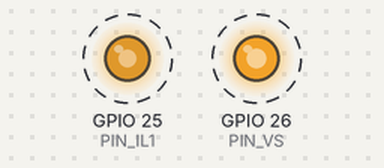
Bench run of a sketch on a simulated ESP32. Shown: output pins drawn as LEDs (lit = HIGH). Dashed ring = blinking. What the sketch prints to the serial monitor is not drawn.

Above: at 0.05 s.
Timing chart, 0 to 1.4 s (numbered marks = the images above):
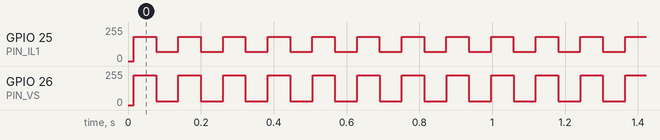

The sketch:

reference_distorted.ino
```cpp
/*
 * SAPF Signal Generator — ESP32
 *
 * Generates two test signals for software-in-loop testing
 * of the Single-Phase Active Power Filter (SAPF).
 *
 * Pin 26 → V_S  : clean 50Hz sine wave (grid voltage simulation)
 * Pin 25 → I_L1 : distorted wave (nonlinear load current simulation)
 *                 fundamental + 0.3 × 3rd harmonic + 0.1 × 5th harmonic
 *
 * Sample rate:  100kHz (10µs per sample)
 * Frequency:    50Hz
 * DAC range:    0-255 (8-bit)
 * Offset:       127.5 (midpoint, represents zero current/voltage)
 * Scale:        98    (amplitude, keeps signal within DAC range)
 *
 * Authors: Özcan YARDIMCI, Yusuf Cafer TOK
 * University: Sakarya University
 * Purpose: SAPF undergraduate thesis
 */

/* ── Pin definitions ─────────────────────────────────────── */
#define PIN_VS    26    /* V_S  : clean sine output          */
#define PIN_IL1   25    /* I_L1 : distorted wave output      */

/* ── Signal parameters ───────────────────────────────────── */
#define SAMPLE_RATE_US  10      /* sample interval in microseconds  */
#define FREQUENCY_HZ    50      /* output frequency in Hz           */
#define SCALE           98      /* amplitude (keeps within 0-255)   */
#define OFFSET          127.5f  /* DAC midpoint (zero crossing)     */

/* ── Harmonic amplitudes ─────────────────────────────────── */
#define H1_AMPLITUDE    1.0f    /* fundamental amplitude            */
#define H3_AMPLITUDE    0.3f    /* 3rd harmonic amplitude           */
#define H5_AMPLITUDE    0.1f    /* 5th harmonic amplitude           */

/* ── Derived constants ───────────────────────────────────── */
#define SAMPLES_PER_CYCLE  (1000000 / SAMPLE_RATE_US / FREQUENCY_HZ)
/* 1000000µs / 10µs / 50Hz = 2000 samples per cycle          */

#define TWO_PI          6.28318530f

/* ── Precomputed lookup tables ───────────────────────────── */
/* Computed once at startup to avoid repeated trigonometry    */
/* in the time-critical ISR loop                              */
uint8_t lut_VS[SAMPLES_PER_CYCLE];     /* clean sine          */
uint8_t lut_IL1[SAMPLES_PER_CYCLE];    /* distorted wave      */

/* ── Sample index ────────────────────────────────────────── */
volatile uint32_t sample_index = 0;

/*
 * build_lookup_tables
 * Precomputes both waveforms and stores them in uint8_t arrays.
 * Called once in setup(). Avoids floating point math in loop().
 */
void build_lookup_tables(void)
{
    for (uint32_t i = 0; i < SAMPLES_PER_CYCLE; i++)
    {
        /* Phase angle for this sample */
        float phase = TWO_PI * (float)i / (float)SAMPLES_PER_CYCLE;

        /* V_S: pure fundamental sine */
        float vs_value = H1_AMPLITUDE * sinf(phase);
        lut_VS[i] = (uint8_t)(OFFSET + SCALE * vs_value);

        /* I_L1: fundamental + 3rd harmonic + 5th harmonic    */
        /* This represents a typical nonlinear load current    */
        /* Any nonlinear load generates odd-order harmonics    */
        float il1_value = H1_AMPLITUDE * sinf(phase)
                        + H3_AMPLITUDE * sinf(3.0f * phase)
                        + H5_AMPLITUDE * sinf(5.0f * phase);

        /* Normalize to keep within DAC range 0-255           */
        /* Maximum possible value: 1.0 + 0.3 + 0.1 = 1.4     */
        /* SCALE × 1.4 + OFFSET = 98×1.4 + 127.5 = 264.7     */
        /* Exceeds 255 — apply normalization factor            */
        float normalization = H1_AMPLITUDE + H3_AMPLITUDE + H5_AMPLITUDE;
        il1_value = il1_value / normalization;
        lut_IL1[i] = (uint8_t)(OFFSET + SCALE * il1_value);
    }
}

/*
 * setup
 * Runs once at power-on. Builds lookup tables and
 * confirms readiness via serial monitor.
 */
void setup(void)
{
    Serial.begin(115200);

    /* Set DAC pins as outputs */
    pinMode(PIN_VS,  OUTPUT);
    pinMode(PIN_IL1, OUTPUT);

    /* Initialize DAC outputs to midpoint (zero signal) */
    dacWrite(PIN_VS,  (uint8_t)OFFSET);
    dacWrite(PIN_IL1, (uint8_t)OFFSET);

    /* Build waveform lookup tables */
    build_lookup_tables();

    Serial.println("SAPF Signal Generator ready.");
    Serial.print("Samples per cycle: ");
    Serial.println(SAMPLES_PER_CYCLE);
    Serial.print("Frequency: ");
    Serial.print(FREQUENCY_HZ);
    Serial.println(" Hz");
    Serial.print("Sample interval: ");
    Serial.print(SAMPLE_RATE_US);
    Serial.println(" us");
}

/*
 * loop
 * Outputs one sample per SAMPLE_RATE_US microseconds.
 * Uses micros() for timing — no delay() which would drift.
 * Wraps sample_index at end of each cycle.
 */
void loop(void)
{
    static uint32_t last_sample_time = 0;

    uint32_t current_time = micros();

    /* Wait until next sample interval */
    if ((current_time - last_sample_time) >= SAMPLE_RATE_US)
    {
        last_sample_time = current_time;

        /* Output current sample from lookup tables */
        dacWrite(PIN_VS,  lut_VS[sample_index]);
        dacWrite(PIN_IL1, lut_IL1[sample_index]);

        /* Advance to next sample, wrap at end of cycle */
        sample_index++;
        if (sample_index >= SAMPLES_PER_CYCLE)
        {
            sample_index = 0;
        }
    }
}
```

Measured:
- by itself, GPIO 25 (PIN_IL1): alternates 183/255 for 0.06 s and 71/255 for 0.06 s
- by itself, GPIO 26 (PIN_VS): alternates 225/255 for 0.06 s and 29/255 for 0.06 s
